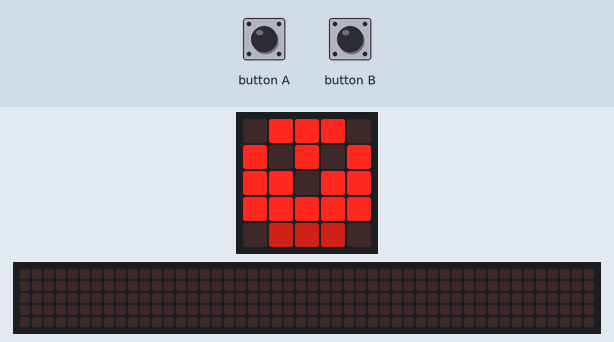
A program run on a simulated BBC micro:bit running MicroPython. On the bench: the board's 5×5 LED display, a strip that is not on the board, showing the scrolling text unrolled. The 48×5 strip is a reading aid, not a part: it shows the text the display is scrolling, unrolled, one strip-width of it at a time.

Above: at 0.1 s.
At 0.5 s:
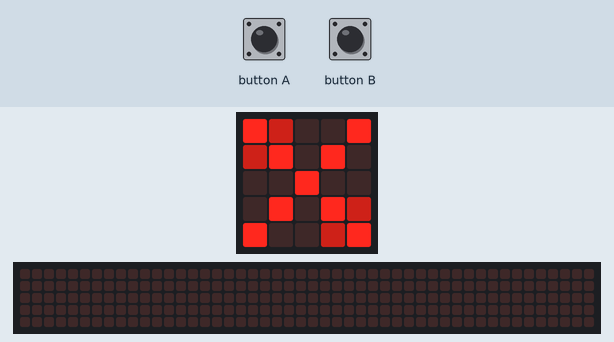
At 7.5 s:
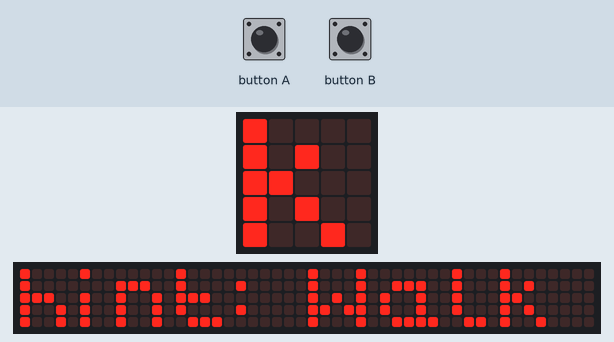
At 14.4 s:
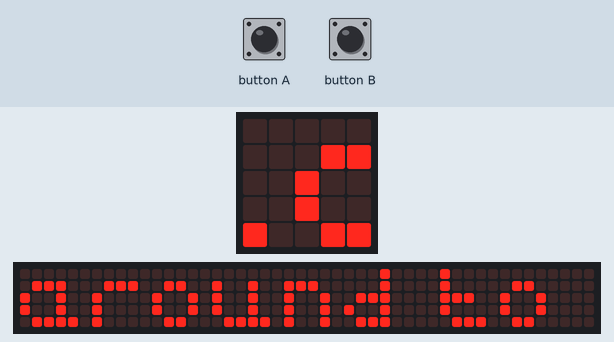
At 21.4 s:
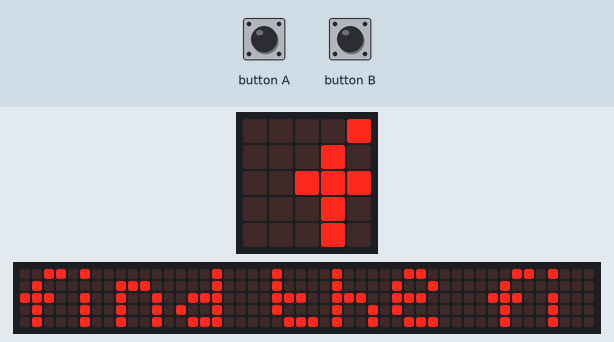
At 28.6 s:
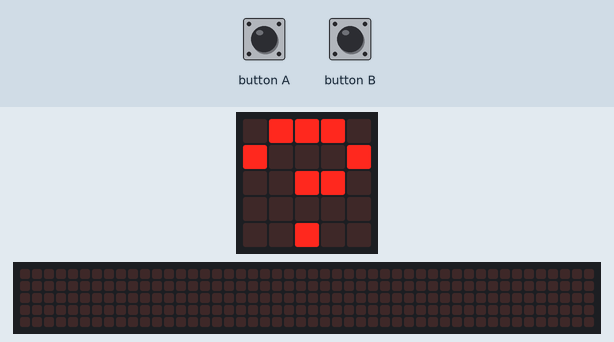

The program:

06_-_treasure-hunt-hunter.py
```python
# Treasure Hunt Clue Receiver
from microbit import *
import radio

# Pirates !!!
skull = Image("09990:90909:99099:99999:04440")
cross_bones = Image("94009:49090:00900:09094:90049")
skull_and_cross_bones = [skull, cross_bones]
display.show(skull_and_cross_bones)

# starting clue
clue = "hint: Walk around to find the first clue"
display.scroll(clue)

next_clue = 1

radio.on()

while True:

    display.show("?")

    # are we near any clue beacons?
    message = radio.receive()

    if message:
        # picked up a clue !
        number, text = message.split(":")
        # is it the one we want?
        if int(number) == next_clue:
            clue = "clue " + str(number) + ":" + text
            next_clue += 1
            display.scroll(clue)

    # press a button to be reminded about the last clue
    if button_a.was_pressed() or button_b.was_pressed():
        display.scroll(clue)

    sleep(100)

    # extension use buttons to go back and forward looking for numbered clues?
```

Measured:
- what the display in image 1 shows lasts 0.4 s, from 0.4 s to 0.8 s
